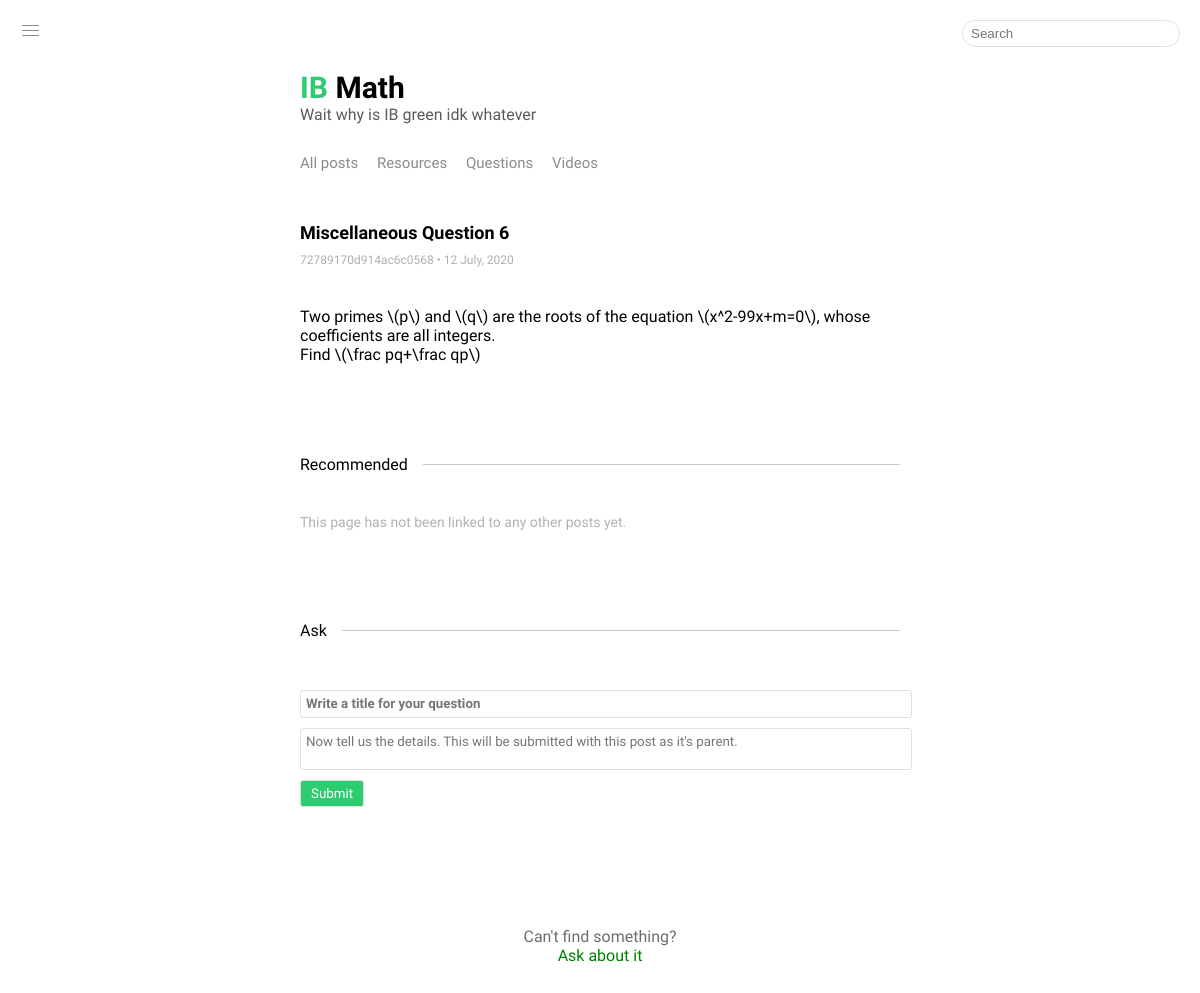
Screenshot of /page?id=28 with the database file from the repository.
### tables this page shows
CREATE TABLE posts (id INTEGER PRIMARY KEY, type text, title text, url text, user_content text, user_update text, admin_content text, admin_update text, location text, parent_post_id text, poster text);

### main.py (the view)
@app.route('/page')
def page():
  if request.args.get('query'):
    return render_template('index.html', location = 'All', posts = search(request))
  item = select_query("id='" + request.args['id'] + "'")[0]
  if item[1] == 'video':
    return render_template('video_page.html', item = item, location = 'page', posts = get_responses(item[0]))
  elif item[1] == 'question':
    return render_template('question_page.html', item = item, location = 'page', posts = get_responses(item[0]))
  elif item[1] == 'text':
    return render_template('text_page.html', item = item, location = 'page', posts = get_responses(item[0]))
  elif item[1] == 'resource':
    return redirect(item[3])

### db_init.py (called while the page is built)
def get_responses(id):
  with sq.connect('Posts.db') as c:
    return c.execute('SELECT * FROM Posts WHERE parent_post_id=' + str(id)).fetchall()[::-1]

def select_query(q):
  with sq.connect('Posts.db') as c:
    if q == '':
      return select_all()
    return c.execute('SELECT * FROM posts WHERE ' + q).fetchall()[::-1]

### main.py (called while the page is built)
@app.context_processor
def override_url_for():
  return dict(url_for = dated_url_for)

def dated_url_for(endpoint, **vals):
  if endpoint == 'static':
    filename = vals.get('filename', None)
    if filename:
      file_path = os.path.join(app.root_path, endpoint, filename)
      vals['q'] = int(os.stat(file_path).st_mtime)
  return url_for(endpoint, **vals)

### templates/text_page.html (shortened to what this page needs)
{% extends 'page.html' %}
{% block main %}
  <div class = 'info' id = 'question-head'>
    <div class = 'page-title main'>
      {{item[2]}}
    </div>
    <div class = 'info little-from-the-top'>
      <span class = 'user'>{{item[-1]}}</span> &bull; {{item[5]}}
    </div>
  </div>
  <div id = 'question-contents' class = 'indent'>
    {{item[4]|safe}}
  </div>
  <hr class = 'horizontal-rule'>
{% endblock %}

### static/style.css (style rules this page uses)
body { margin: 0; background-color: white; //filter: invert(1); }
.info { font-size: 12px; color: rgb(175, 175, 175); //color: rgb(150, 150, 150); margin: 3px 0 3px 0; }
.user { //color: rgb(130, 175, 132); //color:rgb(131, 204, 131); }
#question-head { margin-top: 40px; color: rgb(0, 0, 0); font-size: 13px; //margin-bottom: -10px; }
#question-contents { margin-top: 40px; }
.horizontal-rule { margin: 100px 0 20px 0;//60px 0 20px 0; border: none; //border-top: 0.5px solid rgb(230, 230, 230); border-top: 0.5px solid rgb(200, 200, 200); border-radius: 5px; }
.page-title { //font-weight: bold; //margin-left: -20px; margin-top: -30px;//50px; //margin-left: -20px; //color: rgb(80, 80, 80); font-size: 16px; }
.page-title.main { color: black; //margin-left: -20px; font-size: 18px; font-weight: bold; margin-top: 50px; }
.indent { //margin-left: 2px; }
.little-from-the-top { margin-top: 10px; margin-bottom: 40px; }

### rows the page displays
posts: title "Miscellaneous Question 6", poster "72789170d914ac6c0568", user_update "12 July, 2020", user_content "Two primes \\(p\\) and \\(q\\) are the roots of the equation \\(x^2-99x+m=0\\), whose coefficients are all integers. Find \\(\\frac pq+\\frac qp\\)"

### other values shown
{{ l }} "All posts" "Resources" "Questions" "Videos"
